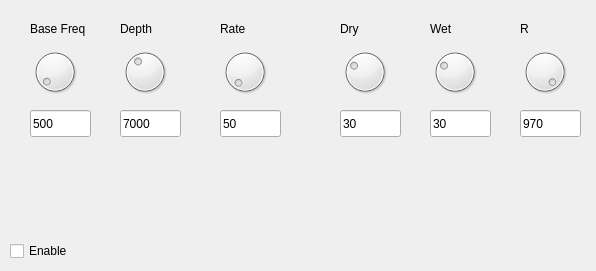
      <widget class="QWidget" name="tab">
       <attribute name="title">
        <string>Wah</string>
       </attribute>
       <widget class="QCheckBox" name="checkBox_2">
        <property name="geometry">
         <rect>
          <x>10</x>
          <y>240</y>
          <width>71</width>
          <height>22</height>
         </rect>
        </property>
        <property name="text">
         <string>Enable</string>
        </property>
       </widget>
       <widget class="QDial" name="WahDepthDial">
        <property name="geometry">
         <rect>
          <x>120</x>
          <y>40</y>
          <width>50</width>
          <height>64</height>
         </rect>
        </property>
        <property name="minimum">
         <number>1</number>
        </property>
        <property name="maximum">
         <number>18000</number>
        </property>
        <property name="value">
         <number>7000</number>
        </property>
       </widget>
       <widget class="QLabel" name="label_46">
        <property name="geometry">
         <rect>
          <x>120</x>
          <y>20</y>
          <width>67</width>
          <height>17</height>
         </rect>
        </property>
        <property name="text">
         <string>Depth</string>
        </property>
       </widget>
       <widget class="QLineEdit" name="WahRateLE">
        <property name="geometry">
         <rect>
          <x>220</x>
          <y>110</y>
          <width>61</width>
          <height>27</height>
         </rect>
        </property>
        <property name="text">
         <string>50</string>
        </property>
       </widget>
       <widget class="QDial" name="WahDryDial">
        <property name="geometry">
         <rect>
          <x>340</x>
          <y>40</y>
          <width>50</width>
          <height>64</height>
         </rect>
        </property>
        <property name="maximum">
         <number>100</number>
        </property>
        <property name="value">
         <number>30</number>
        </property>
       </widget>
       <widget class="QDial" name="WahWetDial">
        <property name="geometry">
         <rect>
          <x>430</x>
          <y>40</y>
          <width>50</width>
          <height>64</height>
         </rect>
        </property>
        <property name="maximum">
         <number>100</number>
        </property>
        <property name="value">
         <number>30</number>
        </property>
       </widget>
       <widget class="QLineEdit" name="WahBaseLE">
        <property name="geometry">
         <rect>
          <x>30</x>
          <y>110</y>
          <width>61</width>
          <height>27</height>
         </rect>
        </property>
        <property name="text">
         <string>500</string>
        </property>
       </widget>
       <widget class="QLineEdit" name="WahDryLE">
        <property name="geometry">
         <rect>
          <x>340</x>
          <y>110</y>
          <width>61</width>
          <height>27</height>
         </rect>
        </property>
        <property name="text">
         <string>30</string>
        </property>
       </widget>
       <widget class="QLineEdit" name="WahWetLE">
        <property name="geometry">
         <rect>
          <x>430</x>
          <y>110</y>
          <width>61</width>
          <height>27</height>
         </rect>
        </property>
        <property name="text">
         <string>30</string>
        </property>
       </widget>
       <widget class="QDial" name="WahBaseDial">
        <property name="geometry">
         <rect>
          <x>30</x>
          <y>40</y>
          <width>50</width>
          <height>64</height>
         </rect>
        </property>
        <property name="minimum">
         <number>1</number>
        </property>
        <property name="maximum">
         <number>15000</number>
        </property>
        <property name="value">
         <number>500</number>
        </property>
       </widget>
       <widget class="QLabel" name="label_47">
        <property name="geometry">
         <rect>
          <x>430</x>
          <y>20</y>
          <width>67</width>
          <height>17</height>
         </rect>
        </property>
        <property name="text">
         <string>Wet</string>
        </property>
       </widget>
       <widget class="QLabel" name="label_48">
        <property name="geometry">
         <rect>
          <x>220</x>
          <y>20</y>
          <width>67</width>
          <height>17</height>
         </rect>
        </property>
        <property name="text">
         <string>Rate</string>
        </property>
       </widget>
       <widget class="QLineEdit" name="WahDepthLE">
        <property name="geometry">
         <rect>
          <x>120</x>
          <y>110</y>
          <width>61</width>
          <height>27</height>
         </rect>
        </property>
        <property name="text">
         <string>7000</string>
        </property>
       </widget>
       <widget class="QLabel" name="label_49">
        <property name="geometry">
         <rect>
          <x>30</x>
          <y>20</y>
          <width>71</width>
          <height>17</height>
         </rect>
        </property>
        <property name="text">
         <string>Base Freq</string>
        </property>
       </widget>
       <widget class="QLabel" name="label_51">
        <property name="geometry">
         <rect>
          <x>340</x>
          <y>20</y>
          <width>67</width>
          <height>17</height>
         </rect>
        </property>
        <property name="text">
         <string>Dry</string>
        </property>
       </widget>
       <widget class="QDial" name="WahRateDial">
        <property name="geometry">
         <rect>
          <x>220</x>
          <y>40</y>
          <width>50</width>
          <height>64</height>
         </rect>
        </property>
        <property name="minimum">
         <number>1</number>
        </property>
        <property name="maximum">
         <number>19600</number>
        </property>
        <property name="value">
         <number>50</number>
        </property>
       </widget>
       <widget class="QLineEdit" name="WahRLE">
        <property name="geometry">
         <rect>
          <x>520</x>
          <y>110</y>
          <width>61</width>
          <height>27</height>
         </rect>
        </property>
        <property name="text">
         <string>970</string>
        </property>
       </widget>
       <widget class="QDial" name="WahRDial">
        <property name="geometry">
         <rect>
          <x>520</x>
          <y>40</y>
          <width>50</width>
          <height>64</height>
         </rect>
        </property>
        <property name="maximum">
         <number>990</number>
        </property>
        <property name="value">
         <number>970</number>
        </property>
       </widget>
       <widget class="QLabel" name="label_52">
        <property name="geometry">
         <rect>
          <x>520</x>
          <y>20</y>
          <width>67</width>
          <height>17</height>
         </rect>
        </property>
        <property name="text">
         <string>R</string>
        </property>
       </widget>
      </widget>
